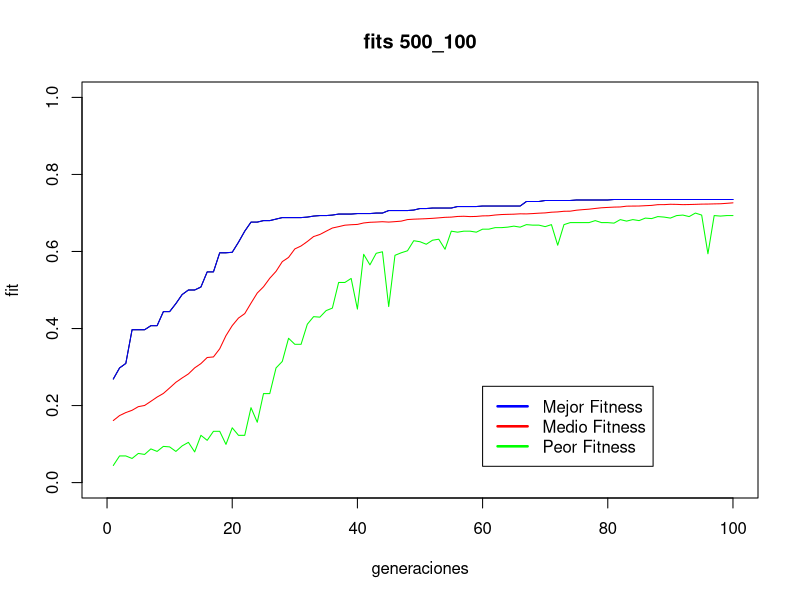

The R source for this figure:
#!/usr/bin/env Rscript

x = read.table("afits500_100.data")
plot ( x[, "V1"], type ="l",ylim=c(0,1), xlim=c(0, length( x[,"V1"] )), xlab="generaciones", ylab="fit", main="fits 500_100")
lines( x[, "V1"], col="blue")
lines( x[, "V2"], col="red")
lines( x[, "V3"], col =" green")
legend(x=  6 * length( x[,"V1"] ) / 10 , y=0.25,lty=c(1,1),lwd=c(2.5,2.5),col=c("blue","red", "green"), legend=c("Mejor Fitness", "Medio Fitness", "Peor Fitness"))


